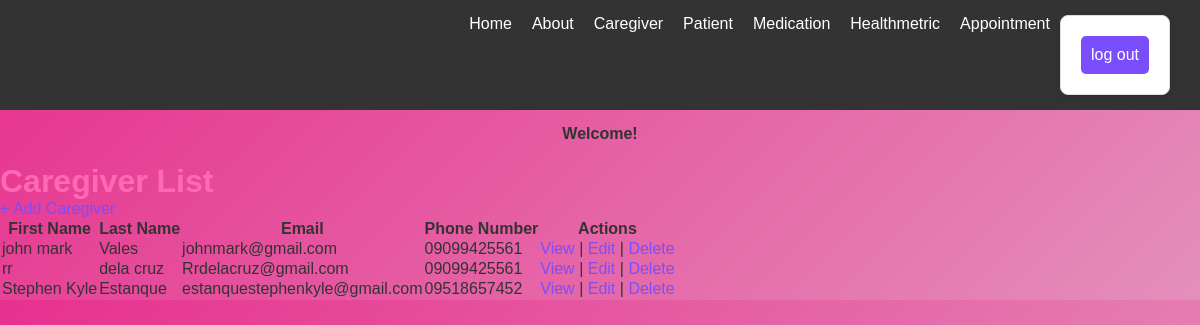
Page /caregivers/ on the committed database.
### app/models.py (models this page shows, shortened)
class Caregiver(models.Model):
    first_name = models.CharField(max_length=100)
    last_name = models.CharField(max_length=100)
    email = models.EmailField(unique=True)
    phone_number = models.CharField(max_length=15, blank=True, null=True)

### app/views.py (the view)
# urls.py: path('caregivers/', CaregiverListView.as_view(), name='caregiver_list'),
class CaregiverListView(ListView):
    model = Caregiver
    template_name = 'caregiver_list.html'
    context_object_name = 'caregivers'

### app/templates/app/caregiver_list.html (shortened to what this page needs)
{% extends 'app/base.html' %}
{% block content %}
<h1>Caregiver List</h1>
<a href="{% url 'caregiver_create' %}" class="button">+ Add Caregiver</a>
<table>
    <thead>
        <tr>
            <th>First Name</th>
            <th>Last Name</th>
            <th>Email</th>
            <th>Phone Number</th>
            <th>Actions</th>
        </tr>
    </thead>
    <tbody>
        {% for caregiver in caregivers %}
        <tr>
            <td>{{ caregiver.first_name }}</td>
            <td>{{ caregiver.last_name }}</td>
            <td>{{ caregiver.email }}</td>
            <td>{{ caregiver.phone_number|default:"N/A" }}</td>
            <td>
                <a href="{% url 'caregiver_detail' caregiver.pk %}">View</a> |
                <a href="{% url 'caregiver_update' caregiver.pk %}">Edit</a> |
                <a href="{% url 'caregiver_delete' caregiver.pk %}">Delete</a>
            </td>
        </tr>
        {% empty %}
        <tr>
            <td colspan="5">No caregivers found.</td>
        </tr>
        {% endfor %}
    </tbody>
</table>
{% endblock content %}

### static/css/base.css (style rules this page uses)
h1 { color: hotpink; }
a { color: #7a4efb; text-decoration: none; }
* { margin: 0; padding: 0; box-sizing: border-box; font-family: 'Arial', sans-serif; }
body { background: linear-gradient(135deg, #e7308e, #e48fbb); color: #333; animation: backgroundAnimation 10s infinite alternate; }

### app/templates/app/navbar.html (style rules this page uses)
* { margin: 0; padding: 0; box-sizing: border-box; }
body { font-family: Arial, sans-serif; }

### rows in the picture
Caregiver: first_name "john mark", last_name "Vales", email "johnmark@gmail.com", phone_number "09099425561"
Caregiver: first_name "rr", last_name "dela cruz", email "Rrdelacruz@gmail.com", phone_number "09099425561"
Caregiver: first_name "Stephen Kyle", last_name "Estanque", email "estanquestephenkyle@gmail.com", phone_number "09518657452"
